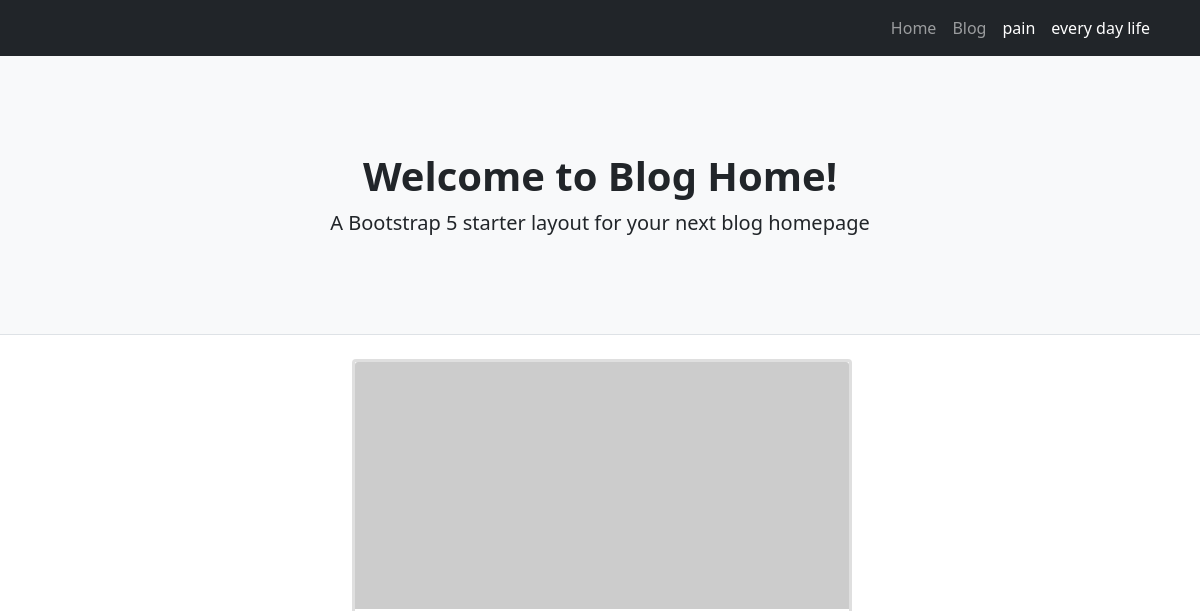
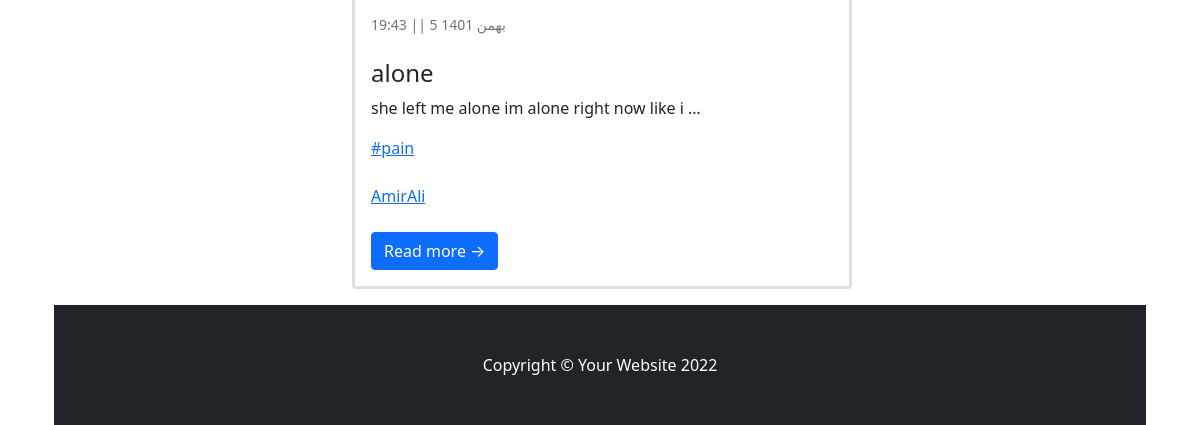
/, run on an earlier commit of the app's database (2 pictures, top to bottom).
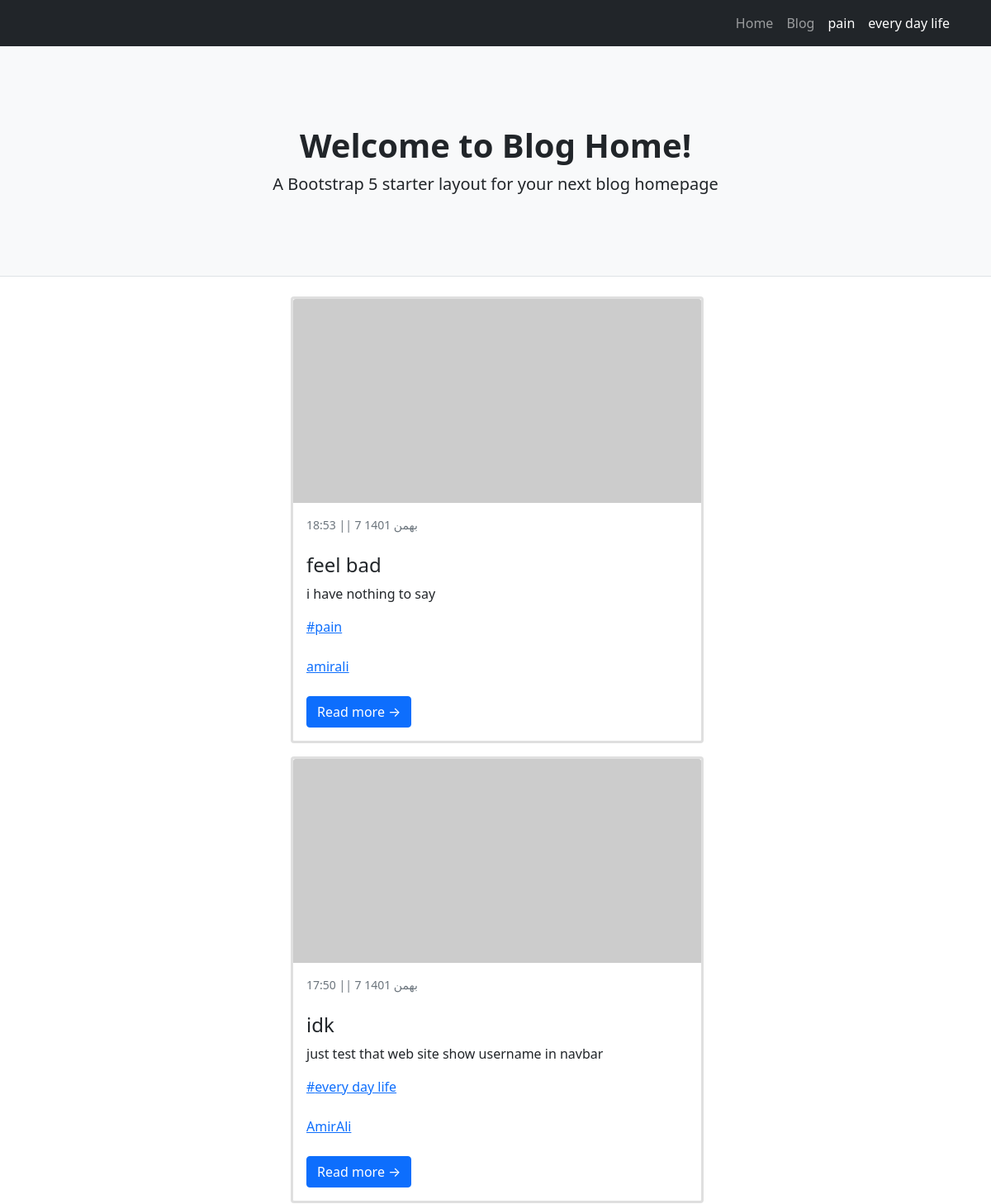
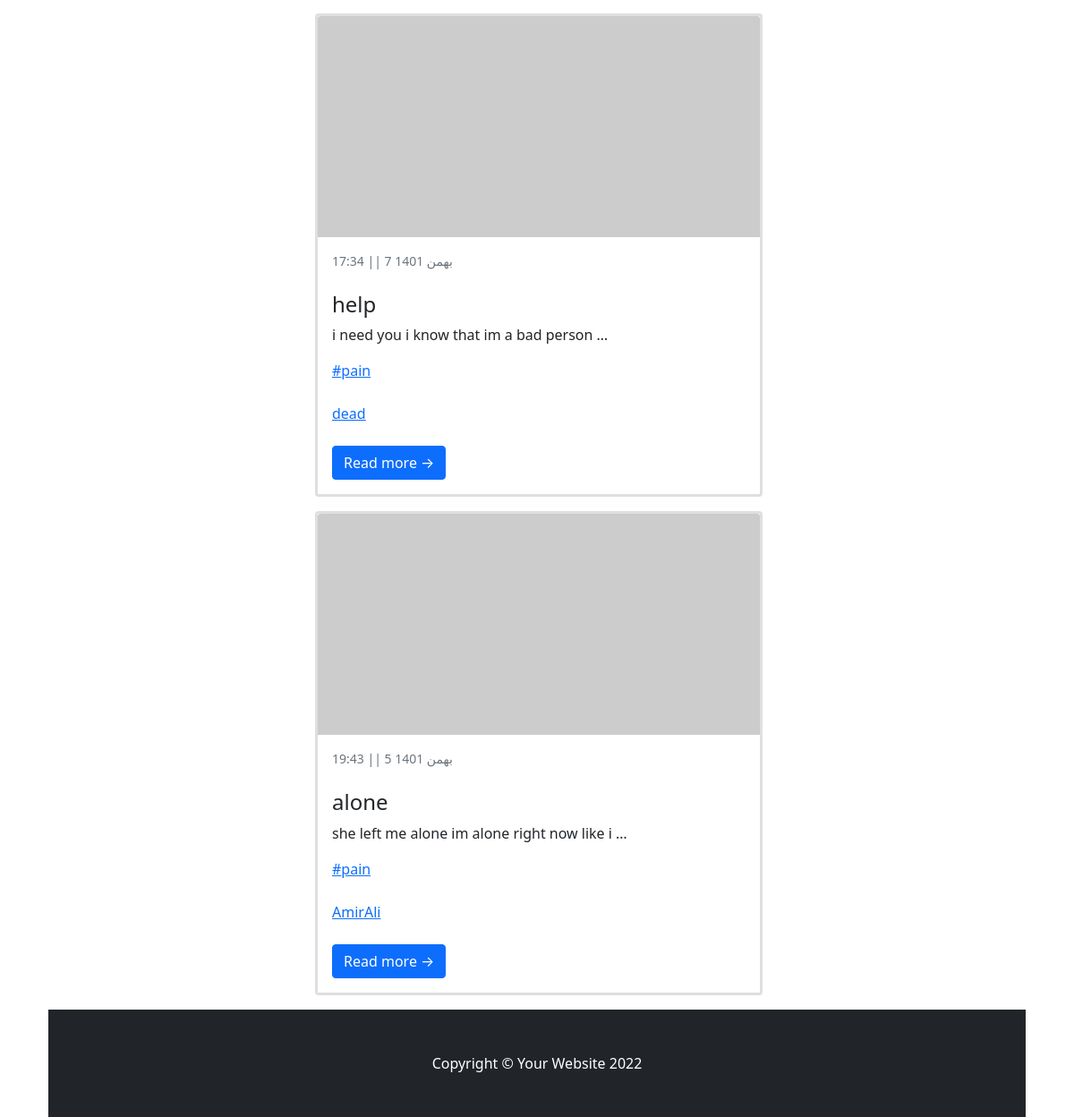
And on a later commit of the database (2 pictures, top to bottom).
### blog/models.py (models this page shows, shortened)
class Category(models.Model):
    parent = models.ForeignKey("self",default=None,null=True,blank=True,on_delete=models.SET_NULL,related_name='children')
    title = models.CharField(max_length=200)
    slug = models.SlugField(max_length=100,unique=True)
    status = models.BooleanField(default=True,verbose_name="show")
    position = models.IntegerField(verbose_name="order")
    class Meta:
        ordering = ['parent__id','position']
    objects = CategorytManager()

class Article(models.Model):
    STATUS_CHOICES=(
        ('d','draft'),
        ("p",'publish')
    )
    author = models.ForeignKey(User,on_delete=models.SET_NULL,null=True,related_name="posts_of_author")# اختصاص دادن یک نویسدنده برای پست
    title = models.CharField(max_length=200)
    slug = models.SlugField(max_length=100,unique=True)
    category = models.ManyToManyField(Category,related_name="post_of_category")
    descriptions = models.TextField()
    publish= models.DateTimeField(default=timezone.now)
    created = models.DateTimeField(auto_now_add=True)
    updated = models.DateTimeField(auto_now=True)
    status = models.CharField(max_length=1,choices=STATUS_CHOICES)
    class Meta:
        ordering = ["-publish"]
    def jalali_get_publish(self):
         return jalali_converter(self.publish)
    jalali_get_publish.short_description = "date published"
    def category_to_str(self):
        return ", ".join([category.title for category in self.category.active()])
    category_to_str.short_description = "category"  # این اطلاعات را با چه تایتلی در پنل ادمین نشان دهد
    objects = PostManager()

### account/models.py (models this page shows)
class User(AbstractUser):   #ارث بری از کلاس یوزر خود جنگو و ایجاد یوزر جدید برای استفاده توی پروژه
    is_author = models.BooleanField(default=False)
    special_user = models.DateTimeField(default=timezone.now)
    def special_or_not(self):
        if(timezone.now() < self.special_user):   #ایا یوزر الان یوزر طلایی هست یا ن
            return True
        else:
            return False
    special_or_not.boolean = True
    special_or_not.short_description = "special user"

### blog/views.py (the view)
# urls.py: path("",Home.as_view(),name="home"),
class home(ListView):
    queryset = Article.objects.published()
    paginate_by = 5

### blog/models.py (called while the page is built)
    def active(self):
        return self.filter(status=True)

### blog/templatetags/base_tag.py (called while the page is built)
@register.inclusion_tag("blog/partial/navbar_tag.html")
def category_navbar():
    return {"category":Category.objects.filter(status = True)}

### extensions/jalali.py (called while the page is built)
    def persian_tuple(self):
        return self.persian_year, self.persian_month, self.persian_day

### extensions/utils.py (called while the page is built)
def jalali_converter(date):
    date_to_str = "{},{},{}".format(date.year,date.month,date.day)
    date_to_tuple = jalali.Gregorian(date_to_str).persian_tuple()
    date_to_list = list(date_to_tuple)
    for index , month in enumerate(ir_month):
        if date_to_list[1] == index+1:
            date_to_list[1]= month
            break
    output = f" ||  {date_to_list[2]} {date_to_list[1]} {date_to_list[0]}"
    output2 = f"    {date.hour}:{date.minute} "
    retu = [output,output2]
    return retu[1] + retu[0]

### templates/blog/article_list.html (shortened to what this page needs)
{%extends 'blog/base_list.html'%}

### templates/blog/base_list.html (shortened to what this page needs)
{%extends "blog/base.html"%}
{%block main%}
        <div class="container">
            <div class="row">
                <div class="col-lg-8">
                  {%for post in object_list%}
                  <div class="card mb-3">
                      <a href="#!"><img class="card-img-top" src="https://dummyimage.com/700x350/dee2e6/6c757d.jpg" alt="..." /></a>
                      <div class="card-body">
                          <div class="small text-muted">{{post.jalali_get_publish}}</div>
                          <h2 class="card-title h4">{{post.title}}</h2>
                          <p class="card-text">{{post.descriptions|striptags | truncatewords:10}}</p>
                            {%for cat in post.category.active%}
                            <a href='{%url "blog:category" cat.slug%}'><p class="card-text">#{{cat.title}}</p></a> <br>
                            {%endfor%}
                            <a href='{%url "blog:author" post.author%}'><p class="card-text">{{post.author}}</p></a> <br>
                          <a class="btn btn-primary" href="{%url 'blog:Details' post.slug%}">Read more →</a>
                      </div>
                  </div>
                  {%endfor%}
            </div>
        </div>
{%endblock%}

### templates/blog/base.html (shortened to what this page needs)
<!DOCTYPE html>
{% load static %}
{% load base_tag %}
<html lang="en">
    <head>
        <link href="{%static 'blog/css/base.css'%}" rel="stylesheet" />
    </head>
    <body>
        <nav class="navbar navbar-expand-lg navbar-dark bg-dark">
            <div class="container">
                {% category_navbar %}
            </div>
        </nav>
        <header class="py-5 bg-light border-bottom mb-4">
            <div class="text-center my-5 my">
            <div class="container">
                    <h1 class="fw-bolder">Welcome to Blog Home!</h1>
                    <p class="lead mb-0">A Bootstrap 5 starter layout for your next blog homepage</p>
                </div>
            </div>
        </header>
        {%block main %}
        {%endblock%}
        <div class="container">
        <footer class="py-5 bg-dark">
            <div class="container"><p class="m-0 text-center text-white">Copyright &copy; Your Website 2022</p></div>
        </footer>
    </body>
</html>

### templates/blog/partial/navbar_tag.html (shortened to what this page needs)
<div class="collapse navbar-collapse" id="navbarSupportedContent">
    <ul class="navbar-nav ms-auto mb-2 mb-lg-0">
        <li class="nav-item"><a class="nav-link" href="{%url 'blog:home'%}">Home</a></li>
        <li class="nav-item"><a class="nav-link" aria-current="page" href="{%url "blog:home"%}">Blog</a></li>
        {%for cat in category%}
            {%if cat.parent == None%}
                <li class="nav-item">
                    <a class="nav-link active" aria-current="page" href="{%url "blog:category" cat.slug %}">{{cat.title}}</a>
                </li>
            {%endif%}
        {%endfor%}
    </ul>
</div>

What changed in the data, as far as the page shows it:
added Article: jalali_get_publish "18:53 || 7 بهمن 1401", title "feel bad", descriptions "i have nothing to say", author "amirali", Category (title "pain")
added Article: jalali_get_publish "17:50 || 7 بهمن 1401", title "idk", descriptions "just test that web site show username in navbar", author "AmirAli", Category (title "every day life")
added Article: jalali_get_publish "17:34 || 7 بهمن 1401", title "help", descriptions "i need you i know that im a bad person …", author "dead", Category (title "pain")
